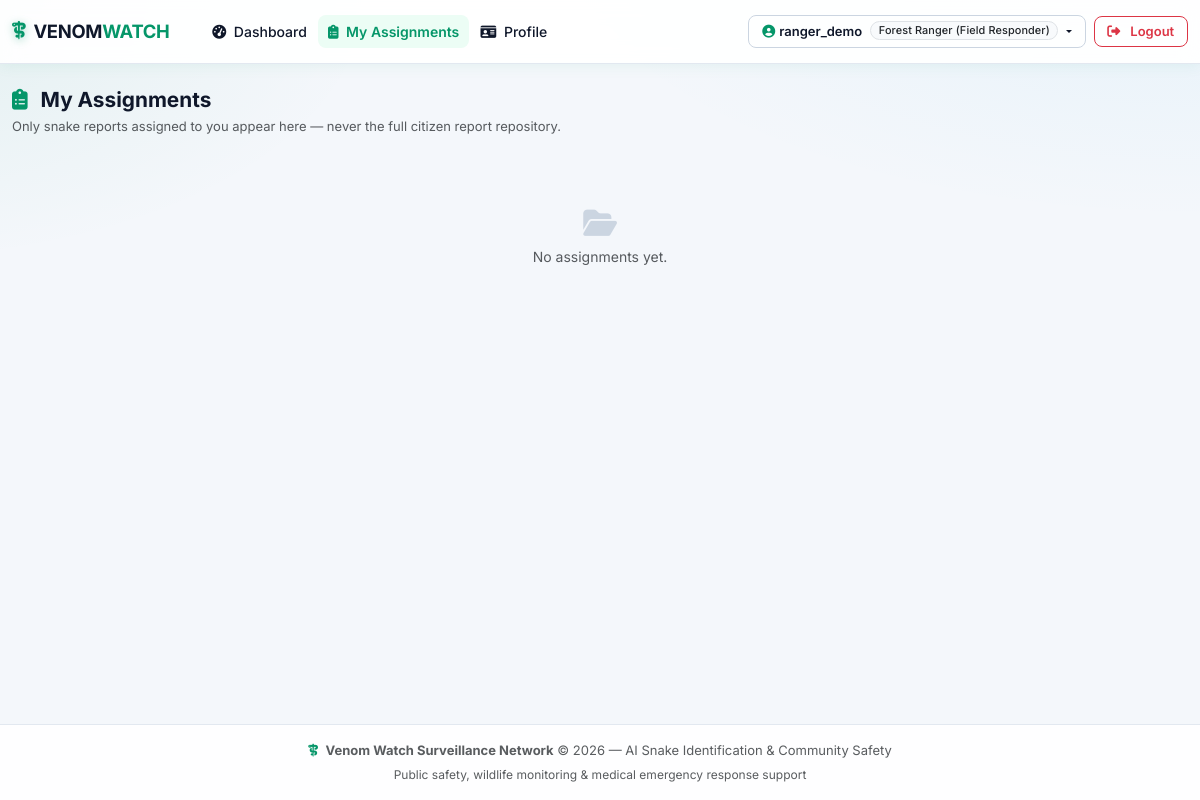
Page /ranger/assignments/ (signed in) on the earlier database version.
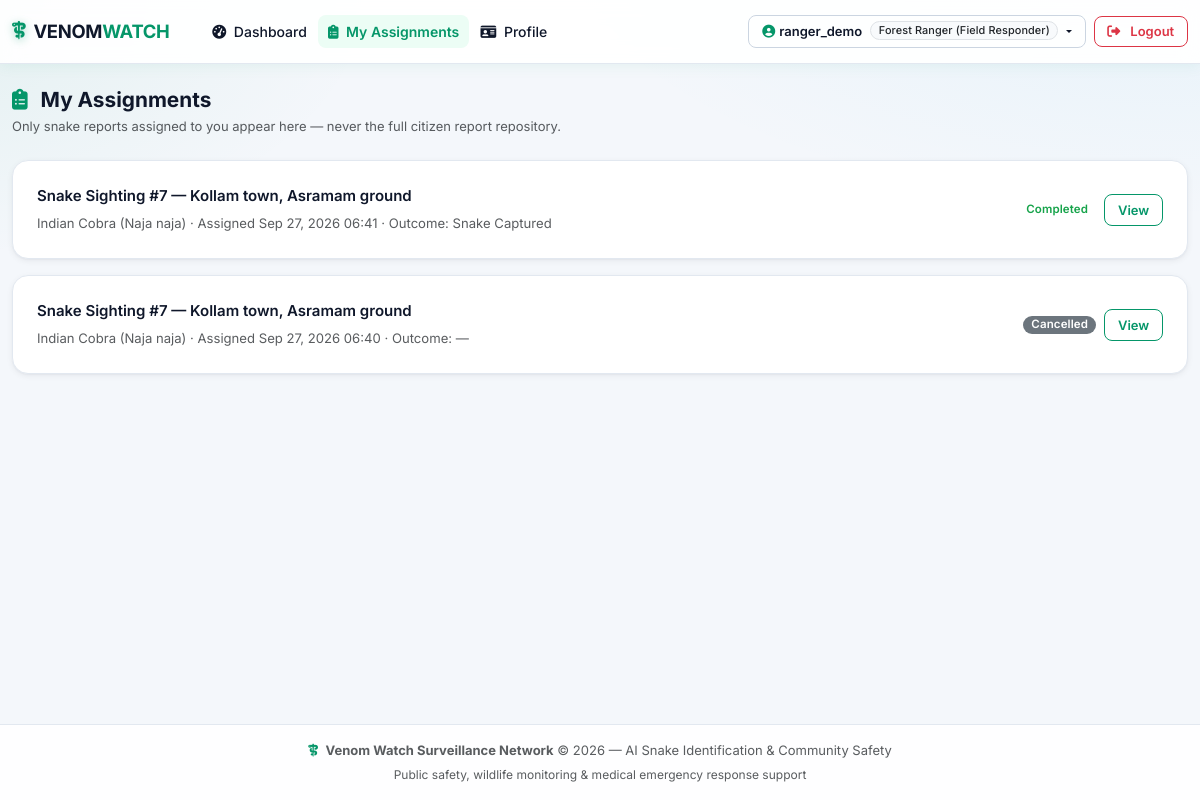
Same page on the later database version.
### reports/models.py (models this page shows, shortened)
class RangerAssignment(models.Model):
    STATUS_ASSIGNED = 'ASSIGNED'
    STATUS_ACCEPTED = 'ACCEPTED'
    STATUS_ON_THE_WAY = 'ON_THE_WAY'
    STATUS_AT_LOCATION = 'AT_LOCATION'
    STATUS_COMPLETED = 'COMPLETED'
    STATUS_DECLINED = 'DECLINED'
    STATUS_CANCELLED = 'CANCELLED'
    STATUS_CHOICES = [
        (STATUS_ASSIGNED, 'Assigned'),
        (STATUS_ACCEPTED, 'Accepted'),
        (STATUS_ON_THE_WAY, 'On the way'),
        (STATUS_AT_LOCATION, 'At location'),
        (STATUS_COMPLETED, 'Completed'),
        (STATUS_DECLINED, 'Declined'),
        (STATUS_CANCELLED, 'Cancelled'),
    ]
    ACTIVE_STATUSES = [STATUS_ASSIGNED, STATUS_ACCEPTED, STATUS_ON_THE_WAY, STATUS_AT_LOCATION]
    OUTCOME_CHOICES = [
        ('SNAKE_CAPTURED', 'Snake Captured'),
        ('SNAKE_ESCAPED', 'Snake Escaped'),
        ('SNAKE_NOT_FOUND', 'Snake Not Found'),
        ('FALSE_REPORT', 'False Report'),
        ('OTHER', 'Other'),
    ]
    ALLOWED_TRANSITIONS = {
        STATUS_ASSIGNED: {STATUS_ACCEPTED, STATUS_DECLINED},
        STATUS_ACCEPTED: {STATUS_ON_THE_WAY},
        STATUS_ON_THE_WAY: {STATUS_AT_LOCATION},
        STATUS_AT_LOCATION: {STATUS_COMPLETED},
    }
    sighting = models.ForeignKey(SightingReport, on_delete=models.CASCADE, related_name='ranger_assignments')
    ranger = models.ForeignKey(User, on_delete=models.PROTECT, related_name='ranger_assignments',
                               limit_choices_to={'profile__role': 'ranger'})
    assigned_by = models.ForeignKey(User, on_delete=models.SET_NULL, null=True, blank=True,
                                    related_name='assignments_created')
    assigned_at = models.DateTimeField(auto_now_add=True)
    responded_at = models.DateTimeField(null=True, blank=True,
                                        help_text="When the ranger accepted or declined")
    completed_at = models.DateTimeField(null=True, blank=True)
    status = models.CharField(max_length=20, choices=STATUS_CHOICES, default=STATUS_ASSIGNED)
    distance_km = models.FloatField(null=True, blank=True,
                                    help_text="Haversine distance from ranger base to report at assignment time")
    outcome = models.CharField(max_length=30, choices=OUTCOME_CHOICES, blank=True, null=True)
    notes = models.TextField(blank=True, null=True, help_text="Ranger field notes captured at completion")
    outcome_image = models.ImageField(upload_to='assignment_outcomes/', blank=True, null=True)
    is_read = models.BooleanField(default=False)
    read_at = models.DateTimeField(null=True, blank=True)
    class Meta:
        ordering = ['-assigned_at']

class SightingReport(models.Model):
    STATUS_PENDING = 'PENDING'
    STATUS_VERIFIED = 'VERIFIED'
    STATUS_REJECTED = 'REJECTED'
    STATUS_RESOLVED = 'RESOLVED'
    STATUS_CHOICES = [
        (STATUS_PENDING, 'Pending AI & Authority Verification'),
        (STATUS_VERIFIED, 'Verified Sighting'),
        (STATUS_REJECTED, 'Rejected / False Alarm'),
        (STATUS_RESOLVED, 'Captured / Area Cleared'),
    ]
    VENOM_HIGHLY = 'HIGHLY_VENOMOUS'
    VENOM_MODERATE = 'VENOMOUS'
    VENOM_SAFE = 'NON_VENOMOUS'
    VENOM_CHOICES = [
        (VENOM_HIGHLY, 'Highly Venomous'),
        (VENOM_MODERATE, 'Venomous'),
        (VENOM_SAFE, 'Non-Venomous'),
    ]
    user = models.ForeignKey(User, on_delete=models.SET_NULL, null=True, blank=True, related_name='reports')
    title = models.CharField(max_length=200, default="Snake Sighting")
    original_image = models.ImageField(upload_to='sightings/')
    processed_image = models.ImageField(upload_to='processed_sightings/', blank=True, null=True)
    latitude = models.FloatField(help_text="Latitude in decimal degrees")
    longitude = models.FloatField(help_text="Longitude in decimal degrees")
    location_name = models.CharField(max_length=255, help_text="Street, District, or Landmark Name")
    status = models.CharField(max_length=20, choices=STATUS_CHOICES, default=STATUS_PENDING)
    created_at = models.DateTimeField(auto_now_add=True)
    updated_at = models.DateTimeField(auto_now=True)
    ai_detected = models.BooleanField(default=False)
    snake_detected = models.BooleanField(default=False)
    snake_confidence = models.FloatField(default=0.0, null=True, blank=True)
    venomous = models.BooleanField(null=True, blank=True)
    venom_confidence = models.FloatField(default=0.0, null=True, blank=True)
    species_predicted = models.CharField(max_length=150, blank=True, null=True)
    common_name = models.CharField(max_length=150, blank=True, null=True)
    venom_category = models.CharField(max_length=30, choices=VENOM_CHOICES, default=VENOM_SAFE)
    toxicity_level = models.CharField(max_length=50, default='SAFE')
    danger_score = models.IntegerField(default=10)
    ai_confidence = models.FloatField(default=0.0)
    model_1_name = models.CharField(max_length=150, default="venomwatch_cnn2_final (CNN)")
    model_2_name = models.CharField(max_length=150, default="venom_watch_cnn2_keras")
    notes = models.TextField(blank=True, null=True, help_text="Additional observer details")
    verified_by = models.ForeignKey(User, on_delete=models.SET_NULL, null=True, blank=True, related_name='verified_reports')
    authority_notes = models.TextField(blank=True, null=True)
    duplicate_flag = models.BooleanField(default=False, help_text="Flagged as potential duplicate sighting")
    duplicate_of = models.ForeignKey('self', on_delete=models.SET_NULL, null=True, blank=True, related_name='duplicates')
    spam_flag = models.BooleanField(default=False, help_text="Flagged as suspicious/spam submission")
    spam_reason = models.CharField(max_length=255, blank=True, null=True)
    RESPONSE_UNASSIGNED = 'UNASSIGNED'
    RESPONSE_ASSIGNED = 'ASSIGNED'
    RESPONSE_IN_PROGRESS = 'IN_PROGRESS'
    RESPONSE_RESOLVED = 'RESOLVED'
    RESPONSE_STATUS_CHOICES = [
        (RESPONSE_UNASSIGNED, 'Unassigned'),
        (RESPONSE_ASSIGNED, 'Responder Assigned'),
        (RESPONSE_IN_PROGRESS, 'Response in Progress'),
        (RESPONSE_RESOLVED, 'Captured / Resolved'),
    ]
    assigned_responder = models.ForeignKey(User, on_delete=models.SET_NULL, null=True, blank=True, related_name='assigned_tasks')
    response_status = models.CharField(max_length=20, choices=RESPONSE_STATUS_CHOICES, default=RESPONSE_UNASSIGNED)
    class Meta:
        ordering = ['-created_at']

### ranger/views.py (the view)
# urls.py: path('assignments/', views.assignment_list_view, name='assignments'),
@login_required
@ranger_required
@never_cache
def assignment_list_view(request):
    assignments = (
        RangerAssignment.objects.filter(ranger=request.user)
        .select_related('sighting')
    )
    return render(request, 'ranger/assignments.html', {
        'assignments': assignments,
        'unread_count': assignments.filter(is_read=False).count(),
    })

### accounts/models.py (called while the page is built)
    @property
    def effective_role(self):
        if self.user.is_superuser:
            return self.ROLE_ADMIN
        return self.role

    @property
    def is_ranger(self):
        return self.effective_role == self.ROLE_RANGER

### templates/ranger/assignments.html (shortened to what this page needs)
{% extends 'base.html' %}
{% block content %}
<div class="container py-4">
    <h2 class="fw-bold mb-1" style="font-size: 1.3rem; color: var(--text);">
        <i class="fa-solid fa-clipboard-list me-2" style="color: var(--primary);"></i> My Assignments
    </h2>
    <p class="text-muted mb-4" style="font-size: 0.8125rem;">
        Only snake reports assigned to you appear here — never the full citizen report repository.
    </p>
    {% if assignments %}
        {% for a in assignments %}
            <div class="card-clean p-4 mb-3 {% if not a.is_read %}border-start border-danger border-3{% endif %}">
                <div class="d-flex flex-wrap justify-content-between align-items-center gap-2">
                    <div>
                        <p class="fw-semibold mb-1" style="font-size: 0.9375rem;">
                            Snake Sighting #{{ a.sighting.id }} — {{ a.sighting.location_name }}
                        </p>
                        <small class="text-muted">
                            {{ a.sighting.species_predicted|default:"Snake" }} ·
                            Assigned {{ a.assigned_at|date:"M j, Y H:i" }} ·
                            Outcome: {{ a.get_outcome_display|default:"—" }}
                        </small>
                    </div>
                    <div class="d-flex align-items-center gap-2">
                        {% if a.status == 'COMPLETED' %}
                            <span class="badge" style="background: var(--success-light); color: var(--success);">Completed</span>
                        {% elif a.status == 'DECLINED' %}
                            <span class="badge bg-secondary">Declined</span>
                        {% elif a.status == 'CANCELLED' %}
                            <span class="badge bg-secondary">Cancelled</span>
                        {% elif a.status == 'ASSIGNED' %}
                            <span class="badge" style="background: var(--warning-light); color: var(--warning);">Awaiting response</span>
                        {% else %}
                            <span class="badge" style="background: var(--info-light); color: var(--info);">{{ a.get_status_display }}</span>
                        {% endif %}
                        <a href="{% url 'ranger:assignment_detail' pk=a.pk %}" class="btn btn-outline-teal btn-sm">View</a>
                    </div>
                </div>
            </div>
        {% endfor %}
    {% else %}
        <div class="text-center py-5 text-muted">
            <i class="fa-solid fa-folder-open fa-2x mb-2 d-block" style="color: var(--border-hover);"></i>
            <p class="mb-0" style="font-size: 0.875rem;">No assignments yet.</p>
        </div>
    {% endif %}
</div>
{% endblock %}

Differences in the rows shown:
added RangerAssignment: sighting.id "7", sighting.location_name "Kollam town, Asramam ground", sighting.species_predicted "Indian Cobra (Naja naja)", assigned_at "Sep 27, 2026 06:41", outcome "Snake Captured", status "Completed"
added RangerAssignment: sighting.id "7", sighting.location_name "Kollam town, Asramam ground", sighting.species_predicted "Indian Cobra (Naja naja)", assigned_at "Sep 27, 2026 06:40", outcome "—", status "Cancelled"
Other differences:
text no longer shown: "No assignments yet."
